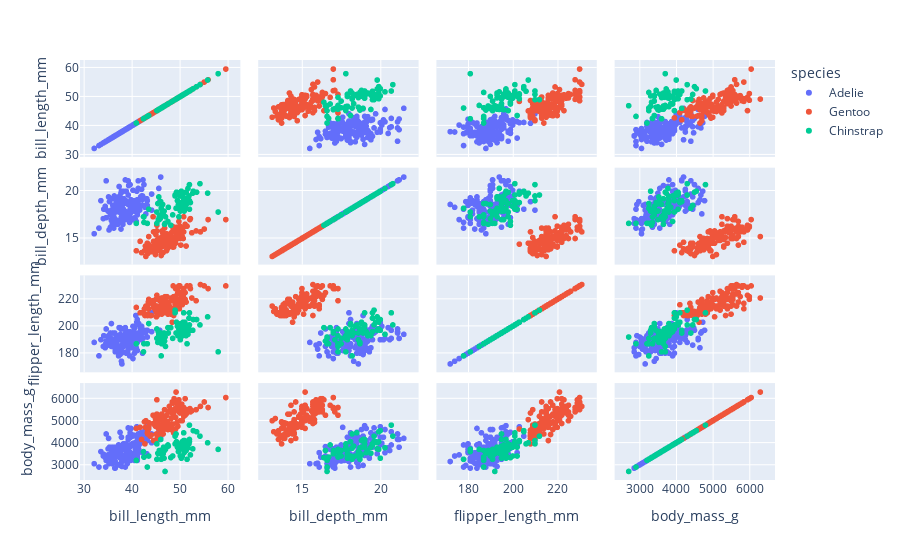

Notebook code cell kept with this figure:
### Code cell
fig = px.scatter_matrix(df, dimensions=['bill_length_mm','bill_depth_mm','flipper_length_mm','body_mass_g'], color='species')
fig.show()
